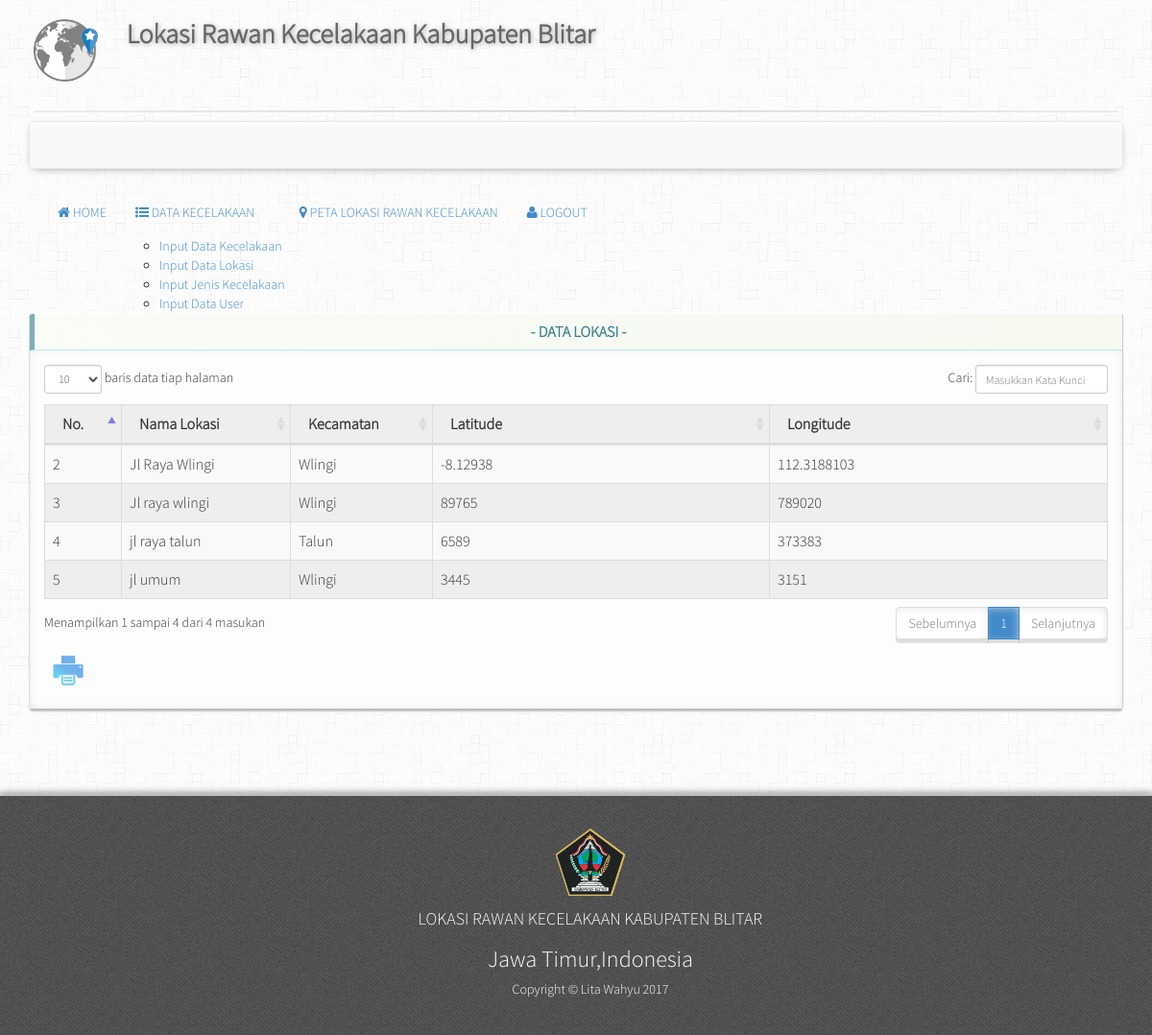
Screenshot of /admin/lihat_datalokasi.php with the database file from the repository.
### tables this page shows
CREATE TABLE `lokasi` (
  `id_lokasi` int(11) NOT NULL,
  `nama_lokasi` varchar(100) NOT NULL,
  `id_kecamatan` int(11) NOT NULL,
  `latidude` double NOT NULL,
  `longitude` double NOT NULL
);

CREATE TABLE `kecamatan` (
  `id_kecamatan` int(11) NOT NULL,
  `nama_kecamatan` varchar(100) NOT NULL
);

### function/user.php (called while the page is built, shortened)
<?php
require_once "db.php";
function lokasi (){
global $link;
$query="select lokasi.id_lokasi, lokasi.nama_lokasi, kecamatan.nama_kecamatan, lokasi.latidude, lokasi.longitude
from lokasi,kecamatan
where lokasi.id_kecamatan=kecamatan.id_kecamatan";
$result=mysqli_query($link,$query);
      if($result)
      {
      	 return $result;
       }else{
       	return false;
       }
}
 ?>

### admin/lihat_datalokasi.php (the view, shortened to what this page needs)
<?php
include_once "view2/header.php";
$title = "DATA LOKASI";
$datalokasi=lokasi();
 ?>
      <div class="row">
        <div class="col-md-12">
          <div class="panel panel-info panel-dashboard">
            <div class="panel-heading centered">
              <h2 class="panel-title"><strong> - <?php echo $title ?> - </strong></h2>
            </div>
            <div class="panel-body">
              <table class="table table-bordered table-striped table-admin">
              <thead>
                <tr>
                  <th width="3%">No.</th>
                  <th width="10%">Nama Lokasi</th>
                  <th width="5%">Kecamatan</th>
                  <th width="20%">Latitude</th>
                  <th width="20%">Longitude</th>
                </tr>
              </thead>
              <tbody>
             <?php while($row=mysqli_fetch_assoc($datalokasi)):?>
              <tr>
                <td><?php echo $row['id_lokasi']?></td>
                <td><?php echo $row['nama_lokasi']?></td>
                 <td><?php echo $row['nama_kecamatan']?></td>
                <td><?php echo $row['latidude']?></td>
                 <td><?php echo $row['longitude']?></td>
              </tr> <?php endwhile; ?>
              </tbody>
            </table>
            <tr><a href="cetak_lokasi.php" target="_self" alt="Tambah Data"> <img src="../img/cetak.png" width="50" /></td>
            </div>
            </div>
          </div>
        </div>
      </div>
<?php include_once "view2/footer.php" ?>

### admin/view2/header.php (shortened to what this page needs)
<!DOCTYPE html>
<html lang="en">
  <head>
    <link href="css/bootstrap.min.css" rel="stylesheet">
    <link rel="stylesheet" href="css/font-awesome.min.css">
    <link href="css/style.css" rel="stylesheet">
    <link href="css/datatable-bootstrap.css" rel="stylesheet">
  </head>
  <body>
    <div class="container">
      <div class="row">
        <div class="tengah">
          <div class="head-depan tengah">
            <div class="row">
              <div class="col-md-1">
                <img class="img-responsive margin-b10" src="../img/globe.png" width="200" height="200" />
              </div>
              <div class="col-md-11">
                <h1 class="judul-head">Lokasi Rawan Kecelakaan Kabupaten Blitar</h1>
              </div>
            </div>
            <hr class="hr1 margin-b-10" />
          </div>
        </div>
      </div>
    </div>
    <div class="container margin-b70">
    <nav class="navbar navbar-default navbar-utama" role="navigation">
      </nav>
<div class="collapse navbar-collapse navbar-ex1-collapse">
          <ul class="nav navbar-nav">
            <li><a href="index.php"><i class="fa fa-home"></i> HOME</a></li>
            <li><a href="#"><i class="fa fa-list-ul"></i> DATA KECELAKAAN</a>
            <ul class="">
                <li><a href="tambah_data.php">Input Data Kecelakaan</a></li>
                <li><a href="tambah_lokasi.php">Input Data Lokasi</a></li>
                <li><a href="tambah_jenis.php">Input Jenis Kecelakaan</a></li>
                <li><a href="tambah_user.php">Input Data User</a></li>
              </ul></li>
            <li><a href="peta.php"><i class="fa fa-map-marker"></i> PETA LOKASI RAWAN KECELAKAAN</a></li>
            <li><a href="logout.php"> <i class="fa fa-user"></i> LOGOUT</a></li>
          </ul>
        </div>

### admin/view2/footer.php (shortened to what this page needs)
<div class="footer footer1">
      <div class="container">
        <div class="row">
          <div class="col-md-4 col-md-offset-4">
            <img src="img/logo-blitar.png" width="108" height="78" />
            <h4 class="white">LOKASI RAWAN KECELAKAAN KABUPATEN BLITAR </h4>
          <h3 class="white">Jawa Timur,Indonesia</h3>
          <h5 class="white">Copyright &copy; Lita Wahyu 2017</h5>
          </div>
        </div>
      </div>
    </div>
  </body>
</html>

### admin/css/style.css (style rules this page uses)
body { background: url("../img/background.png"); font-family: sistem; }
.navbar-utama { box-shadow: 0px 3px 9px -5px #6D6D6D, 0px 7px 8px -5px #fff inset; }
.footer1 { background: url("../img/footer-bg.png"); padding: 30px; text-align: center; box-shadow: 0px -2px 4px #ccc, 0 -2px 8px 0px #666; }
.tengah { margin: 0 auto; }
.margin-b10 { margin-bottom: 10px; }
.margin-b-10 { margin-bottom: -10px; }
.margin-b70 { margin-bottom: 70px; }
.judul-head { margin-top: 0px; font-weight: bold; color: #666; text-shadow: 1px 1px 5px #aaa, -2px -2px 2px #fff; font-size: 28px; }
.head-depan { padding: 20px; min-height: 20px; }
.white { color: white; }
.hr1 { border: 0; height: 1px; background: #333; background-image: -webkit-linear-gradient(left, #eee, #ccc, #eee); background-image: -moz-linear-gradient(left, #eee, #ccc, #eee); background-image: -ms-linear-gradient(left, #eee, #ccc, #eee); background-image: -o-linear-gradient(left, #eee, #ccc, #eee); box-shadow: 0px -1px 3px #fff, 0px 1px 1px rgba(0, 0, 0, 0.1); }
.centered { width: 100%; text-align: center; }
.table-admin { background: #eee; font-size: 16px; }
.panel-dashboard { border-top: 1px solid #fff; border-left: 1px solid #ddd; border-right: 1px solid #ccc; border-bottom: 1px solid #bbb; box-shadow: 0px 3px 2px -1px #BEBEBE; }
.panel-dashboard>.panel-heading { border-left: 5px solid #7DAFBB; color: #3C7E92; font-weight: bold; background: #f9fcf7; background: -moz-linear-gradient(45deg, #f9fcf7 0%, #f5f9f0 100%); background: -webkit-gradient(linear, left bottom, right top, color-stop(0%, #f9fcf7), color-stop(100%, #f5f9f0)); background: -webkit-linear-gradient(45deg, #f9fcf7 0%, #f5f9f0 100%); background: -o-linear-gradient(45deg, #f9fcf7 0%, #f5f9f0 100%); background: -ms-linear-gradient(45deg, #f9fcf7 0%, #f5f9f0 100%); background: linear-gradient(45deg, #f9fcf7 0%, #f5f9f0 100%); filter: progid:DXImageTransform.Microsoft.gradient( startColorstr='#f9fcf7', endColorstr='#f5f9f0', GradientType=1 ); }
.panel-dashboard>.panel-body { background: #fdfdfd; box-shadow: 0px 0px 10px -2px #ddd inset; }

### rows the page displays
lokasi: id_lokasi "2", nama_lokasi "Jl Raya Wlingi", id_kecamatan.nama_kecamatan "Wlingi", latidude "-8.12938", longitude "112.3188103"
lokasi: id_lokasi "3", nama_lokasi "Jl raya wlingi", id_kecamatan.nama_kecamatan "Wlingi", latidude "89765", longitude "789020"
lokasi: id_lokasi "4", nama_lokasi "jl raya talun", id_kecamatan.nama_kecamatan "Talun", latidude "6589", longitude "373383"
lokasi: id_lokasi "5", nama_lokasi "jl umum", id_kecamatan.nama_kecamatan "Wlingi", latidude "3445", longitude "3151"

### other values shown
$title "DATA LOKASI"
